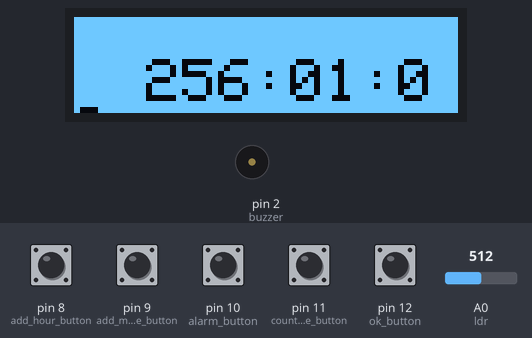
A sketch run on a simulated Arduino Uno, built with avr-gcc and run on an emulated ATmega328P. Shown: 128×32 one-colour display, buzzer (waves = sounding, pin HIGH). The inputs (shaded band) are chosen by the test bench; at power-on: pin 8 (add_hour_button), pin 9 (add_minute_button), pin 10 (alarm_button), pin 11 (countTime_button), pin 12 (ok_button) HIGH, A0 (ldr) = 512. What the sketch prints to the serial monitor is not drawn.

Above: at 1.2 s.
1.3 s: A0 (ldr) set to 457
3.5 s: A0 (ldr) set to 427
At 4.8 s:
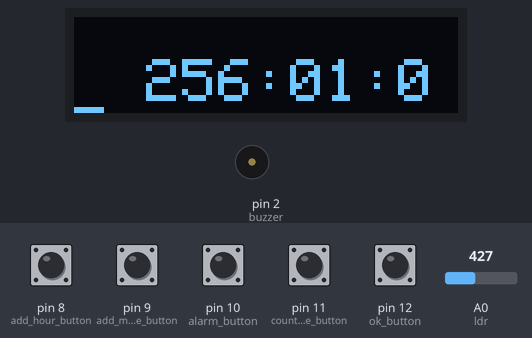
6.5 s: pin 11 (countTime_button) pulled LOW for 0.15 s
At 7.8 s:
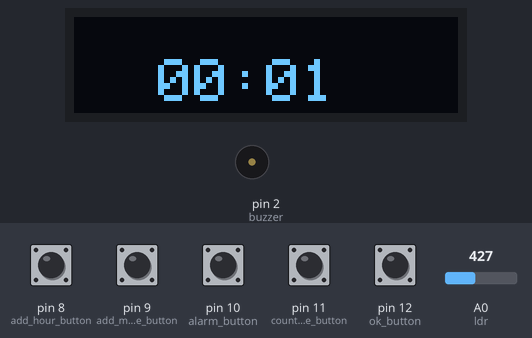
8.1 s: pin 8 (add_hour_button) pulled LOW for 0.15 s
10.5 s: pin 11 (countTime_button) pulled LOW for 1 s
At 11.9 s:
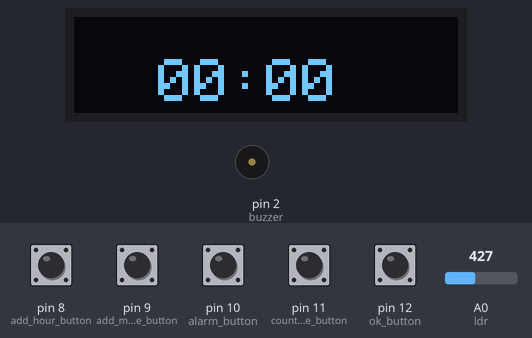
13.0 s: A0 (ldr) set to 1023
At 13.8 s:
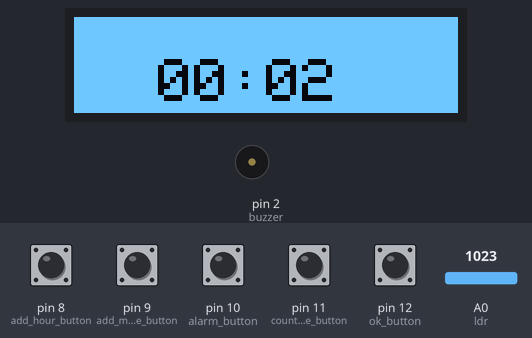
Timing chart, 0 to 15.5 s (numbered marks = the images above; inputs shaded):
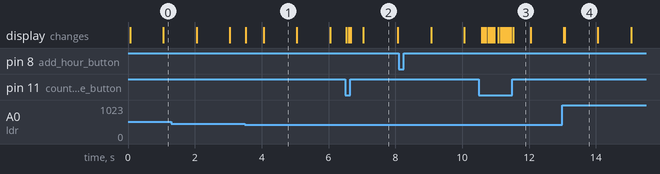

Measured:
- the behaviour switches between 440 and 439 on A0 (ldr) (found by bisection; images 0 and 1)
- after the input at 3.5 s, the display: first changes at once (image 1 shows a later state)
- after the input at 6.5 s, the display: first changes at once (image 2 shows a later state)
- after the input at 13.0 s, the display: first changes at once (image 4 shows a later state)
- what the display in image 1 shows lasts 1.0 s, from 4.1 s to 5.1 s
- what the display in image 3 shows lasts 0.5 s, from 11.5 s to 12.0 s

The sketch:

ITC_Assignment_07.ino
```cpp
#include <SPI.h>
#include <Wire.h>
#include <Adafruit_GFX.h>
#include <Adafruit_SSD1306.h>
#define SCREEN_WIDTH 128
#define SCREEN_HEIGHT 32
#define OLED_RESET -1
Adafruit_SSD1306 OLED(SCREEN_WIDTH, SCREEN_HEIGHT, &Wire, OLED_RESET);

#include <EEPROM.h>
#include <TimerOne.h>

//for sound
#define buzzer 2

#define debounce 50

#define ok_button 12

#define countTime_button 11
#define alarm_button 10

#define add_minute_button 9
#define add_hour_button 8

//for working with Dark Mode , Light Mode using LDR module
#define ldr A0


int h = 1 ;
int m  = 0;
int s = 4;
void setup() {
  OLED.begin(SSD1306_SWITCHCAPVCC, 0x3C);
  OLED.clearDisplay();
  //drawArea();
  Serial.begin(9600);

  //No matter which part of the program's running , if reach to 1 second excute timePass().
  Timer1.initialize(1000000);
  Timer1.attachInterrupt(timePass);


  //
  pinMode(ok_button, INPUT_PULLUP);
  pinMode(countTime_button, INPUT_PULLUP);
  pinMode(alarm_button, INPUT_PULLUP);
  pinMode(add_minute_button, INPUT_PULLUP);
  pinMode(add_hour_button, INPUT_PULLUP);

  //sound
  pinMode(buzzer,OUTPUT);

  h = EEPROM.read(0);
  m = EEPROM.read(sizeof(h));
  s = EEPROM.read(sizeof(m) * 2);


  OLED.display();
}

int ok, countTime, alarm, minute, hour;//button variable
int lastPress = 0;

int alarm_h = 0     , alarm_m = 0;
int countTime_m = 0 , countTime_s = 0;

String alarm_state = "OFF" , countTime_state = "OFF";
String sound_state = "OFF";

//resistor value inverse with lux
//more light less R , less light more R
int resistor_value ;

void loop() {
  OLED.clearDisplay();

  // button variable
  ok = digitalRead(ok_button);
  countTime = digitalRead(countTime_button);
  alarm = digitalRead(alarm_button);
  minute = digitalRead(add_minute_button);
  hour = digitalRead(add_hour_button);

  // LDR variable
  resistor_value = analogRead(ldr);
  Serial.println(resistor_value);

  //select Dark Mode or Light Mode depend on lux_value
  if(resistor_value >= 440)
  {
    display_light_mode();
  }
  else
  {
    display_dark_mode();
  }

  if (millis() - lastPress >= debounce )
  {
    lastPress = millis();
    if (hour == 0)
    {
      Serial.println("hour");
      if (alarm_state == "ON") // if there any press on this button while alarm_state == "ON" --> alarm_h ++
      {
        alarm_h += 1 ;
        if(alarm_h > 23)
        {
          alarm_h = 0;
        }

        sound_add_time();
      }
    }
    else if (minute == 0)
    {
      Serial.println("minute");
      if (alarm_state == "ON") // if there any press on this button while alarm_state == "ON" --> alarm_m ++
      {
        alarm_m += 1 ;
        if(alarm_m >= 60)
        {
          alarm_h += 1;
          alarm_m = 0;
        }

        sound_add_time();
      }
    }

    else if (countTime == 0)
    {
      if (countTime_state == "OFF")
      {
        Serial.println("CountTime now Turn ON ");
        countTime_state = "ON";
      }
      else  // countTime_state == "ON"
      {
        Serial.println("CountTime now Turn OFF ");
        countTime_m = 0 ;
        countTime_s = 0;
        countTime_state = "OFF";
      }
    }
    else if (alarm == 0)
    {
      if (alarm_state == "OFF")
      {
        Serial.println("Alarm now Turn ON ");
        alarm_state = "ON";
      }
//      else // alarm_state == "ON"
//      {
//        Serial.println("alarm now Turn OFF ");
//      }
    }

    else if (ok == 0)
    {
      ok_saveTime();
      Serial.println("ok");
      Serial.println("Alarm now Turn OFF ");
      alarm_state = "OFF";
      sound_state = "OFF";
    }

  }

  // Display Section

  // display normal mode ,if not press countTime_button or alarm_button
  if (alarm_state == "OFF" && countTime_state == "OFF")
  {
    display_normal();
  }

  //display countTime mode , if countTime_button has been pressed
  else if (countTime_state == "ON")
  {
    Serial.println("run display_countTime");
    display_countTime();
  }

  //display alarm mode , if alarm_button has been pressed
  else if (alarm_state == "ON")
  {
    Serial.println("run display_alarm ");
    display_alarm();
  }

  //check if sound should be played ?
  if(sound_state == "ON")
  {
    sound_alarm();                                    //-----------------------------------
  }

//  //save to EEPROM
//  EEPROM.put(0, h);
//  EEPROM.get(0, h);
//
//  EEPROM.put(sizeof(h), m);
//  EEPROM.get(sizeof(h), m);
//
//  EEPROM.put(sizeof(m) * 2, s);
//  EEPROM.get(sizeof(m) * 2, s);


  OLED.display();
}

//save time , if ok button pressed
void ok_saveTime()
{
  //save to EEPROM
  EEPROM.put(0, h);
  EEPROM.get(0, h);

  EEPROM.put(sizeof(h), m);
  EEPROM.get(sizeof(h), m);

  EEPROM.put(sizeof(m) * 2, s);
  EEPROM.get(sizeof(m) * 2, s);
}

//Dark Mode and Light Mode
void display_dark_mode()
{
  OLED.setTextColor(WHITE);
  OLED.setTextSize(2);
}
void display_light_mode()
{
  OLED.fillScreen(WHITE);
  OLED.setTextColor(BLACK);
  OLED.setTextSize(2);
}

void display_normal()  //normal mode function
{
  //Normal Mode display section
  OLED.setCursor(24, 14);
//  OLED.setTextColor(WHITE);
//  OLED.setTextSize(2);
  if (h < 10)
  {
    OLED.print("0");
  }
  OLED.print(h);
  OLED.print(":");

  if (m < 10)
  {
    OLED.print("0");
  }

  OLED.print(m);
  OLED.print(":");

  if (s < 10)
  {
    OLED.print("0");
  }
  OLED.print(s);
}

int countTime_pass = 0;
void display_countTime() // countTime mode function
{
  //CountTime Mode display section
  OLED.setCursor(28, 14);
//  OLED.setTextColor(WHITE);
//  OLED.setTextSize(2);

  if (countTime_m < 10)
  {
    OLED.print("0");
  }

  OLED.print(countTime_m);
  OLED.print(":");

  if (countTime_s < 10)
  {
    OLED.print("0");
  }
  if (countTime_s >= 60)
  {
    countTime_m += 1;
    countTime_s = 0;
  }
  OLED.print(countTime_s);

  // countTime_s += 1; put this line of code in timePass instead , because of Timer1.attachInterrupt(timePass);
}

void display_alarm()      // Alarm mode function
{
  //Alarm Mode display section
  OLED.setCursor(28, 14);
//  OLED.setTextColor(WHITE);
//  OLED.setTextSize(2);
  if (alarm_h < 10)
  {
    OLED.print("0");
  }

  OLED.print(alarm_h);
  OLED.print(":");

  if (alarm_m < 10)
  {
    OLED.print("0");
  }

  OLED.print(alarm_m);
}

//play sound function

// play sound when alarm end (will be use when sound_state == "ON")
void sound_alarm(){
  tone(buzzer, 500, 50);
  Serial.println("play sound alarm");
 }
//play sound when minute or hour button pressed
void sound_add_time()
{
  tone( buzzer, 250, 50);
  Serial.println("play sound add time");
}

void timePass()
{
  //OLED.clearDisplay();
  s += 1;

  if (h == 24)
  {
    h = 0;
  }
  if (m >= 60)
  {
    h++;
    m = 0;
  }
  if (s >= 60)
  {
    m++;
    s = 0;
  }

  if (countTime_state == "ON") //add each 1 second in CountTime Mode
  {
    countTime_s += 1;
  }

  if ( h == alarm_h && m == alarm_m ) // wake up , get to work !!!
  {
    alarm_h = 0;
    alarm_m = 0;
    sound_state = "ON";
    Serial.println("Alarm sucess !!!");
  }
}
```
